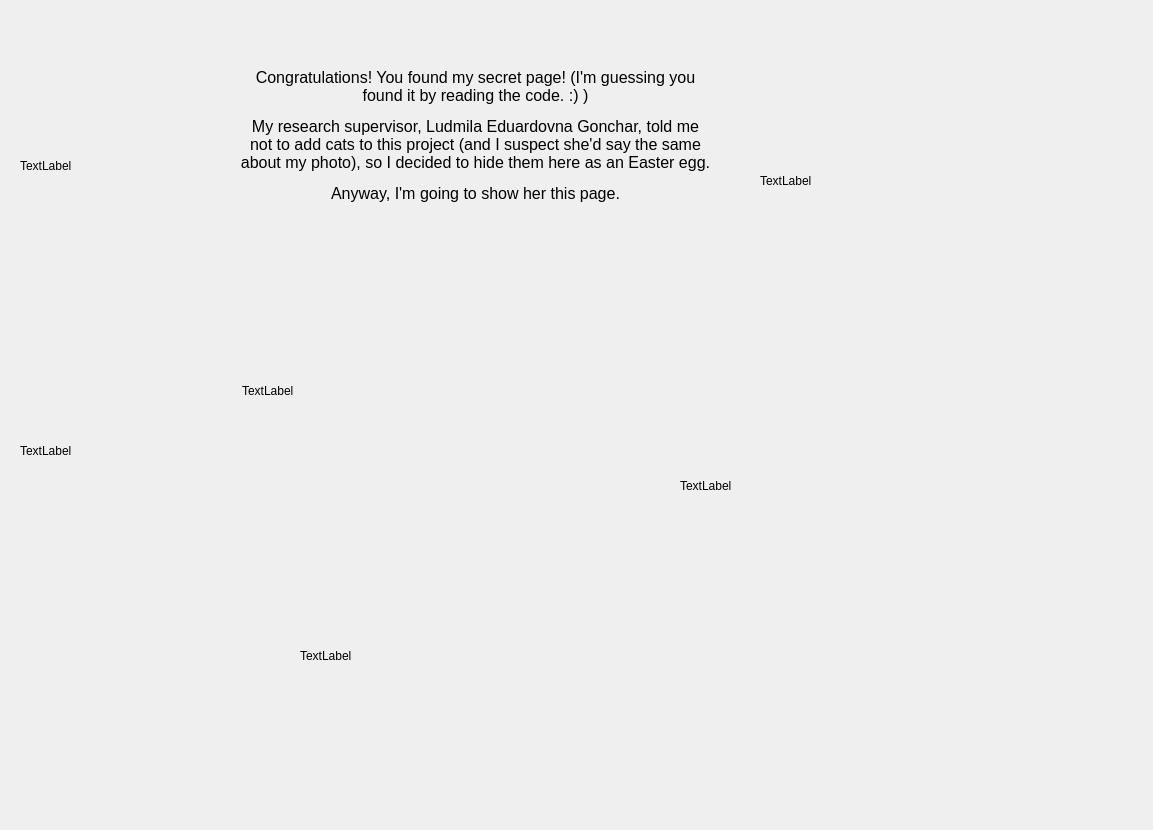
<?xml version="1.0" encoding="UTF-8"?>
<ui version="4.0">
 <class>CreatorDialog</class>
 <widget class="QDialog" name="CreatorDialog">
  <property name="geometry">
   <rect>
    <x>0</x>
    <y>0</y>
    <width>1153</width>
    <height>830</height>
   </rect>
  </property>
  <property name="windowTitle">
   <string>Easter Egg (First Creator and Developer's page)</string>
  </property>
  <widget class="QLabel" name="CongratulationsLabel">
   <property name="geometry">
    <rect>
     <x>240</x>
     <y>10</y>
     <width>471</width>
     <height>251</height>
    </rect>
   </property>
   <property name="text">
    <string>&lt;html&gt;&lt;head/&gt;&lt;body&gt;&lt;p align=&quot;center&quot;&gt;&lt;span style=&quot; font-size:12pt;&quot;&gt;Congratulations! You found my secret page! (I'm guessing you found it by reading the code. :) )&lt;/span&gt;&lt;/p&gt;&lt;p align=&quot;center&quot;&gt;&lt;span style=&quot; font-size:12pt;&quot;&gt;My research supervisor, Ludmila Eduardovna Gonchar, told me not to add cats to this project (and I suspect she'd say the same about my photo), so I decided to hide them here as an Easter egg.&lt;/span&gt;&lt;/p&gt;&lt;p align=&quot;center&quot;&gt;&lt;span style=&quot; font-size:12pt;&quot;&gt;Anyway, I'm going to show her this page.&lt;/span&gt;&lt;/p&gt;&lt;/body&gt;&lt;/html&gt;</string>
   </property>
   <property name="wordWrap">
    <bool>true</bool>
   </property>
  </widget>
  <widget class="QLabel" name="label">
   <property name="geometry">
    <rect>
     <x>20</x>
     <y>20</y>
     <width>211</width>
     <height>291</height>
    </rect>
   </property>
   <property name="text">
    <string>TextLabel</string>
   </property>
  </widget>
  <widget class="QLabel" name="label_2">
   <property name="geometry">
    <rect>
     <x>242</x>
     <y>260</y>
     <width>541</width>
     <height>261</height>
    </rect>
   </property>
   <property name="text">
    <string>TextLabel</string>
   </property>
  </widget>
  <widget class="QLabel" name="label_3">
   <property name="geometry">
    <rect>
     <x>300</x>
     <y>530</y>
     <width>431</width>
     <height>251</height>
    </rect>
   </property>
   <property name="text">
    <string>TextLabel</string>
   </property>
  </widget>
  <widget class="QLabel" name="label_4">
   <property name="geometry">
    <rect>
     <x>760</x>
     <y>10</y>
     <width>351</width>
     <height>341</height>
    </rect>
   </property>
   <property name="text">
    <string>TextLabel</string>
   </property>
  </widget>
  <widget class="QLabel" name="label_5">
   <property name="geometry">
    <rect>
     <x>680</x>
     <y>340</y>
     <width>391</width>
     <height>291</height>
    </rect>
   </property>
   <property name="text">
    <string>TextLabel</string>
   </property>
  </widget>
  <widget class="QLabel" name="label_6">
   <property name="geometry">
    <rect>
     <x>20</x>
     <y>290</y>
     <width>201</width>
     <height>321</height>
    </rect>
   </property>
   <property name="text">
    <string>TextLabel</string>
   </property>
  </widget>
 </widget>
 <resources/>
 <connections/>
</ui>
